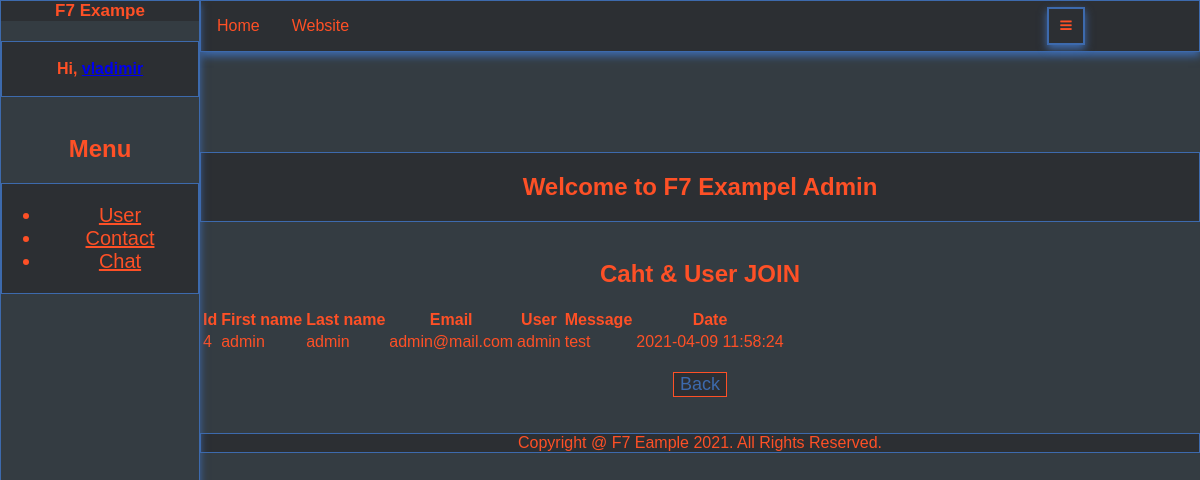
Page /admin/v_j.php (signed in) on the committed database.
### tables this page shows
CREATE TABLE `chat` (
  `c_id` int(20) NOT NULL,
  `user` varchar(200) NOT NULL,
  `msg` text NOT NULL,
  `c_date` timestamp NOT NULL DEFAULT CURRENT_TIMESTAMP ON UPDATE CURRENT_TIMESTAMP
);

CREATE TABLE `user` (
  `user_id` int(20) NOT NULL,
  `first_name` varchar(200) NOT NULL,
  `last_name` varchar(200) NOT NULL,
  `email` varchar(200) NOT NULL,
  `user` varchar(200) NOT NULL,
  `password` varchar(200) NOT NULL,
  `role` varchar(200) NOT NULL,
  `date` timestamp NOT NULL DEFAULT CURRENT_TIMESTAMP ON UPDATE CURRENT_TIMESTAMP
);

### admin/v_j.php (the view, shortened to what this page needs)
<?php
    require '../conection.php';
 if (isset($_SESSION['user']) && $_SESSION['role'] == 'admin'){
 ?>
 <html>
 <!DOCTYPE html>
 <html lang="en">
 <head>
     <link rel="stylesheet" href="../css/se.css">
     <link href="https://maxcdn.bootstrapcdn.com/font-awesome/4.7.0/css/font-awesome.min.css" rel="stylesheet">
 </head>
 <body>
 <header>
     <nav class="gornji_meni">
           <div class="left">
             <a href="index.php" class="link">Home</a>
             <a href="../index.php" class="link">Website</a>
       </div>
     </nav>
 </header>
  <div class="klizac">
    <div align="center">
    <div class="logo">
      <b>F7 Exampe</b>
    </div>
    </div>
    <div class="card">
      <br>
      <b>Hi, <a href="../profil/index.php?<?php echo urlencode('SE24;s1x:3')?>=<?php echo base64_encode($_SESSION['user']);?>" class="link"><?php echo  $_SESSION['user'];?></a></b>
    <br>
    <br>
    </div>
    <br>
<div align="center">
<h2>Menu</h2>
</div>
    <div class="card">
        <ul>
          <li>  <a href="user.php" class="link">User</a></li>
          <li>  <a href="contact.php" class="link">Contact</a></li>
          <li>  <a href="chat.php" class="link">Chat</a></li>
        </ul>
</div>
    </div>
    <button class="dugme">
      <i class="fa fa-bars"></i>
    </button>
<div id="telo">
<div class="card">
<h2>Welcome to F7 Exampel Admin</h2>
</div>
<br>
<div align="center">
<h2>Caht & User JOIN</h2>
</div>
<div class="container3">
  <table class="responsive-table">
        <thead>
          <tr>
          <th scope="col">Id</th>
            <th scope="col">First name</th>
<th scope="col">Last name</th>
              <th scope="col">Email</a></th>
            <th scope="col">User</th>
<th scope="col">Message</th>
<th scope="col">Date</th>
          </tr>
        </thead>
        <tbody>
<?php
$u = "SELECT * FROM chat join user on chat.user=user.user";
$procedural = mysqli_query($conection, $u);
while($row = mysqli_fetch_array($procedural)){
$c_id= $row['c_id'];
        $user= $row['user'];
        $msg= $row['msg'];
$c_date= $row['c_date'];
$first_name= $row['first_name'];
$last_name= $row['last_name'];
$email= $row['email'];
            ?>
            <tr>
              <td data-title="id"><?php echo $c_id; ?></td>
              <td data-title="first_name"><?php echo $first_name; ?></td>
              <td data-title="last_name"><?php echo $last_name; ?></td>
              <td data-title="email"><?php echo $email; ?></td>
              <td data-title="user"><?php echo $user; ?></td>
              <td data-title="msg"><?php echo $msg; ?></td>
              <td data-title="c_date"><?php echo $c_date; ?></td>
            </tr>
            <?php
            }
            ?>
                    </tbody>
                  </table>
                </div>
<br>
    <div align="center">
<td><a href="chat.php"><button class="btn-4">Back</button></a>
</div>
<br><br>
<div class="footer">
Copyright @ F7 Eample
        <?php echo date("Y");?>. All Rights Reserved.
</div>
</div>
<?php
} else {
echo '<meta http-equiv="refresh" content="0;URL=../index.php" />';
 } ?>
</body>
</html>

### css/se.css (style rules this page uses)
*, *:before, *:after { -moz-box-sizing: border-box; -webkit-box-sizing: border-box; box-sizing: border-box; }
body { background-color: #343c42; color: #fe5026; min-height: 100vh; padding: 20px; font-family: Arial; margin:0; margin-right: auto; margin-left: auto; max-width: 1400px; box-sizing: border-box; }
.klizac { height: 100%; min-height: 400px; width: 0px; color: #fe5026; position: fixed; top: 0; bottom: 0; left: 0; overflow: hidden; transition: all 0.3s ease; border-right: 2px solid #3D6AAD; border: 1px solid #3D6AAD; box-shadow: 0 4px 8px 0 #3D6AAD; background-color: #343c42; overflow-y: scroll; }
#telo { margin: 100px 0; background-color: #343c42; color: #fe5026; }
.footer { text-align: center; overflow: hidden; bottom: 0; width: 100%; text-align: center; background-color: #2c2f33; color: #fe5026; border: 1px solid #3D6AAD; }
.gornji_meni { border: 1px solid #3D6AAD; box-shadow: 0 4px 8px 0 #3D6AAD; background-color: #2c2f33; color: #fe5026; width: 100%; overflow: hidden; overflow-x: hidden; }
.gornji_meni .link { display: block; width: 100%; text-align: center; padding: 1em; text-decoration: none; background-color: #2c2f33; color: #fe5026; }
@media (min-width: 48em) { .gornji_meni { display: flex; } }
@media (min-width: 48em) { .gornji_meni .left, .gornji_meni .right { display: flex; flex: 1; } }
@media (min-width: 48em) { .gornji_meni .link { width: auto; } }
.gornji_meni div { display: none; }
@media (min-width: 48em) { .gornji_meni div { display: flex; } }
.btn-4 { font-size: 18px; flex-grow: 0; background-color: #2c2f33; color: #3D6AAD; border: 1px solid #fe5026; }
.card { background: #2c2f33; margin-top: 20px; border: 1px solid #3D6AAD; text-align: center; }
.card ul { font-size: 20px; background-color: #2c2f33; color: #fe5026; text-align: center; }
.card ul li { font-size: 20px; background-color: #2c2f33; color: #fe5026; text-align: center; }
.card ul li a { font-size: 20px; background-color: #2c2f33; color: #fe5026; text-align: center; }
.logo { width: 100%; color: #fe5026; font-size: 17px; background-color: #2c2f33; }
.dugme { position: absolute; z-index: 10; top: 7px; height: 38px; right: 115px; width: 38px; background-color: #2c2f33; color: #fe5026; border: 2px solid #3D6AAD; box-shadow: 0 4px 8px 0 #3D6AAD; padding: 0; }

### admin/v_j.php (style rules this page uses)
body { margin: 0; padding: 0; max-width: 100%; }
@media screen and (min-width: 550px) { body { margin-left: 200px; } }
@media screen and (min-width: 550px) { .klizac { z-index: 10; width: 200px; } }

### rows in the picture
chat: c_id "4", user.first_name "admin", user.last_name "admin", user.email "admin@mail.com", user.user "admin", msg "test", c_date "2021-04-09 11:58:24"

### other values in the picture
$_SESSION['user'] "vladimir"
